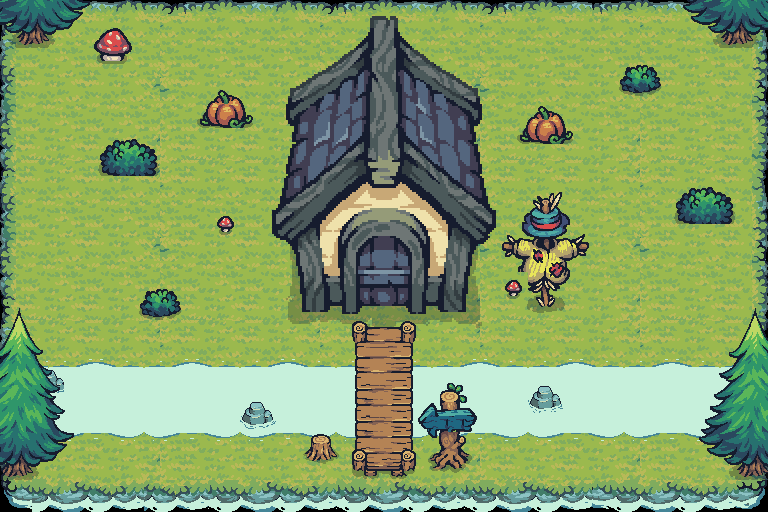

A level layout from a 2D game, rendered from its tile map. Below: a short description, then the map file with tile-grid data replaced by summaries:
An orthogonal 48x32 tile map with 16x16 px tiles, 7 tile layers (ground, River, WaterRock, bridge, ...), 13 tilesets and 33 objects (29x Collision, 2x Spawns, Portals).

<map version="1.10" tiledversion="1.11.2" orientation="orthogonal" renderorder="right-down" width="48" height="32" tilewidth="16" tileheight="16" infinite="0" nextlayerid="14" nextobjectid="43">
 <editorsettings>
  <export target="outdoor.json" format="json" />
 </editorsettings>
 <tileset firstgid="1" name="House1" tilewidth="16" tileheight="16" tilecount="384" columns="16">
  <image source="../assets/House1.png" width="256" height="384" />
 </tileset>
 <tileset firstgid="385" name="grounds" tilewidth="16" tileheight="16" tilecount="2560" columns="80">
  <image source="../assets/grounds.png" width="1280" height="512" />
 </tileset>
 <tileset firstgid="2945" name="water" tilewidth="16" tileheight="16" tilecount="1152" columns="96">
  <image source="../assets/water.png" width="1536" height="192" />
 </tileset>
 <tileset firstgid="4097" name="waterrocks" tilewidth="16" tileheight="16" tilecount="128" columns="32">
  <image source="../assets/waterrocks.png" width="512" height="64" />
 </tileset>
 <tileset firstgid="4225" name="bridge" tilewidth="16" tileheight="16" tilecount="192" columns="12">
  <image source="../assets/bridge.png" width="192" height="256" />
 </tileset>
 <tileset firstgid="4417" name="18" tilewidth="16" tileheight="16" tilecount="144" columns="12">
  <image source="../assets/18.png" width="192" height="192" />
 </tileset>
 <tileset firstgid="4561" name="01" tilewidth="16" tileheight="16" tilecount="16" columns="4">
  <image source="../assets/01.png" width="64" height="64" />
 </tileset>
 <tileset firstgid="4577" name="03" tilewidth="16" tileheight="16" tilecount="16" columns="4">
  <image source="../assets/03.png" width="64" height="64" />
 </tileset>
 <tileset firstgid="4593" name="08" tilewidth="16" tileheight="16" tilecount="16" columns="4">
  <image source="../assets/08.png" width="64" height="64" />
 </tileset>
 <tileset firstgid="4609" name="09" tilewidth="16" tileheight="16" tilecount="16" columns="4">
  <image source="../assets/09.png" width="64" height="64" />
 </tileset>
 <tileset firstgid="4625" name="13" tilewidth="16" tileheight="16" tilecount="16" columns="4">
  <image source="../assets/13.png" width="64" height="64" />
 </tileset>
 <tileset firstgid="4641" name="17" tilewidth="16" tileheight="16" tilecount="32" columns="4">
  <image source="../assets/17.png" width="64" height="128" />
 </tileset>
 <tileset firstgid="4673" name="Tree" tilewidth="16" tileheight="16" tilecount="1728" columns="48">
  <image source="../assets/Tree.png" width="768" height="576" />
 </tileset>
 <objectgroup id="13" name="Portals">
  <object id="42" type="Portals" x="352" y="256" width="64" height="48">
   <properties>
    <property name="auto" type="bool" value="true" />
    <property name="prompt" value="E: Enter" />
    <property name="targetMap" value="maps/indoor.json" />
    <property name="targetSpawn" value="toLibrary" />
   </properties>
  </object>
 </objectgroup>
 <objectgroup id="3" name="Spawns">
  <object id="1" type="Spawns" x="384" y="352">
   <properties>
    <property name="facing" value="down" />
    <property name="id" value="toOut" />
   </properties>
   <point />
  </object>
  <object id="34" type="Spawns" x="384" y="464">
   <properties>
    <property name="facing" value="up" />
    <property name="id" value="toHouse" />
   </properties>
   <point />
  </object>
 </objectgroup>
 <objectgroup id="12" name="Collision">
  <object id="5" type="Collision" x="0" y="0" width="16" height="512">
   <properties>
    <property name="solid" type="bool" value="true" />
   </properties>
  </object>
  <object id="6" type="Collision" x="16" y="368" width="48" height="144">
   <properties>
    <property name="solid" type="bool" value="true" />
   </properties>
  </object>
  <object id="8" type="Collision" x="16" y="0" width="80" height="48">
   <properties>
    <property name="solid" type="bool" value="true" />
   </properties>
  </object>
  <object id="9" type="Collision" x="48" y="368" width="304" height="64">
   <properties>
    <property name="solid" type="bool" value="true" />
   </properties>
  </object>
  <object id="10" type="Collision" x="416" y="368" width="352" height="64">
   <properties>
    <property name="solid" type="bool" value="true" />
   </properties>
  </object>
  <object id="11" type="Collision" x="0" y="432" width="352" height="80">
   <properties>
    <property name="solid" type="bool" value="true" />
   </properties>
  </object>
  <object id="12" type="Collision" x="416" y="432" width="352" height="80">
   <properties>
    <property name="solid" type="bool" value="true" />
   </properties>
  </object>
  <object id="13" type="Collision" x="352" y="480" width="64" height="32">
   <properties>
    <property name="solid" type="bool" value="true" />
   </properties>
  </object>
  <object id="15" type="Collision" x="720" y="304" width="48" height="64">
   <properties>
    <property name="solid" type="bool" value="true" />
   </properties>
  </object>
  <object id="16" type="Collision" x="80" y="0" width="688" height="16">
   <properties>
    <property name="solid" type="bool" value="true" />
   </properties>
  </object>
  <object id="17" type="Collision" x="688" y="16" width="80" height="32">
   <properties>
    <property name="solid" type="bool" value="true" />
   </properties>
  </object>
  <object id="18" type="Collision" x="752" y="48" width="16" height="256">
   <properties>
    <property name="solid" type="bool" value="true" />
   </properties>
  </object>
  <object id="19" type="Collision" x="16" y="304" width="32" height="64">
   <properties>
    <property name="solid" type="bool" value="true" />
   </properties>
  </object>
  <object id="20" type="Collision" x="96" y="32" width="32" height="32">
   <properties>
    <property name="solid" type="bool" value="true" />
   </properties>
  </object>
  <object id="21" type="Collision" x="144" y="288" width="32" height="32">
   <properties>
    <property name="solid" type="bool" value="true" />
   </properties>
  </object>
  <object id="22" type="Collision" x="512" y="112" width="64" height="32">
   <properties>
    <property name="solid" type="bool" value="true" />
   </properties>
  </object>
  <object id="23" type="Collision" x="192" y="96" width="64" height="32">
   <properties>
    <property name="solid" type="bool" value="true" />
   </properties>
  </object>
  <object id="24" type="Collision" x="96" y="144" width="64" height="32">
   <properties>
    <property name="solid" type="bool" value="true" />
   </properties>
  </object>
  <object id="25" type="Collision" x="672" y="192" width="64" height="32">
   <properties>
    <property name="solid" type="bool" value="true" />
   </properties>
  </object>
  <object id="26" type="Collision" x="624" y="64" width="32" height="32">
   <properties>
    <property name="solid" type="bool" value="true" />
   </properties>
  </object>
  </objectgroup>
 <layer id="4" name="ground" width="48" height="32">
  <data>[1536 cells, 1536 non-empty, 156 distinct tile ids]</data>
 </layer>
 <layer id="5" name="River" width="48" height="32">
  <data>[1536 cells, 287 non-empty, 23 distinct tile ids]</data>
 </layer>
 <layer id="7" name="WaterRock" width="48" height="32">
  <data>[1536 cells, 24 non-empty, 24 distinct tile ids]</data>
 </layer>
 <layer id="8" name="bridge" width="48" height="32">
  <data>[1536 cells, 40 non-empty, 32 distinct tile ids]</data>
 </layer>
 <layer id="9" name="Tree" width="48" height="32">
  <data>[1536 cells, 182 non-empty, 123 distinct tile ids]</data>
 </layer>
 <objectgroup id="10" name="text">
  <!-- 1 objects omitted --></objectgroup>
 <layer id="11" name="Decohigh" width="48" height="32">
  <data>[1536 cells, 136 non-empty, 96 distinct tile ids]</data>
 </layer>
 <layer id="2" name="House" width="48" height="32">
  <data>[1536 cells, 352 non-empty, 352 distinct tile ids]</data>
 </layer>
</map>
<!-- 10 of 33 objects omitted -->
